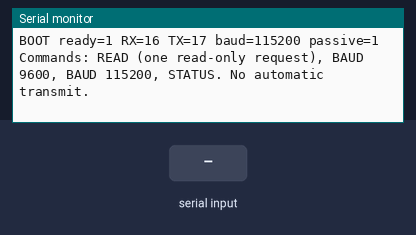
Simulated run of this program. Board: ESP32. Shown: the last lines printed to the serial monitor. Inputs (shaded band) come from the test bench.

Above: at 1.2 s.
1.3 s: "READ\n" received over Serial
At 2.5 s:
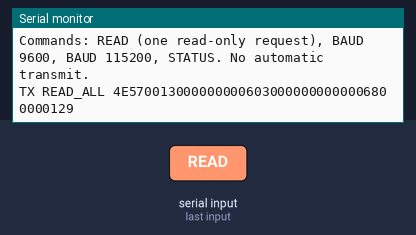
2.8 s: "READ\n" received over the second serial link
At 3.7 s:
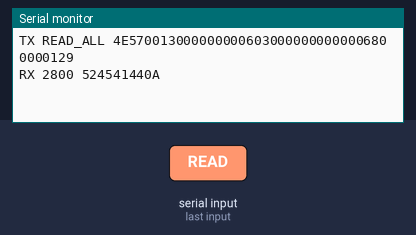
5.8 s: "PINS 17 16\n" received over Serial
At 7.0 s:
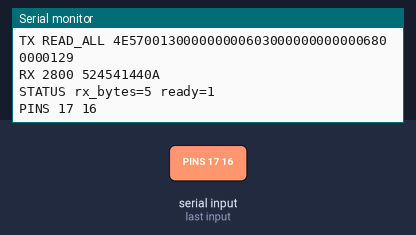
7.3 s: "PINS 17 16\n" received over the second serial link
At 8.4 s:
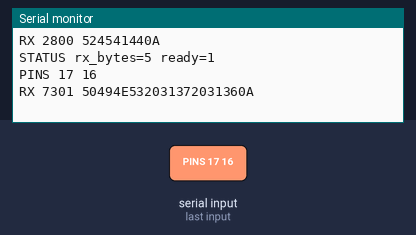
8.8 s: "BAUD \n" received over Serial
At 9.5 s:
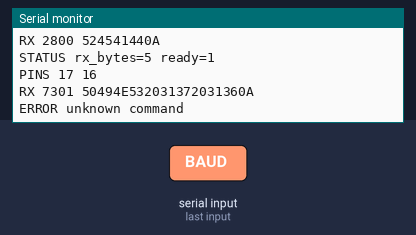
10.3 s: "90,45\n" received over the second serial link
At 10.7 s:
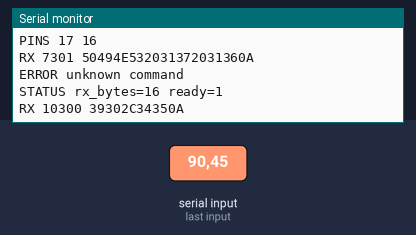

The program:

main.cpp
```cpp
#include <Arduino.h>
#include "driver/uart.h"
#include "driver/gpio.h"
// Standalone diagnostic only: no ROS, BLE, motor commands, BMS writes or periodic polls.
static constexpr uart_port_t PORT = UART_NUM_2;
static uint32_t bytesReceived = 0, lastReport = 0;
static String command;
static bool uartReady = false;
static int txPin = 17, rxPin = 16;
void readOnce() {
    // JK legacy 4E57 READ_ALL (0x06), computer source (0x03).
    const uint8_t request[] = {0x4e, 0x57, 0, 0x13, 0, 0, 0, 0, 6, 3, 0, 0, 0, 0, 0, 0, 0x68, 0, 0, 1, 0x29};
    if (!uartReady)
        return;
    uart_set_pin(PORT, txPin, rxPin, UART_PIN_NO_CHANGE, UART_PIN_NO_CHANGE);
    uart_write_bytes(PORT, reinterpret_cast<const char *>(request), sizeof(request));
    esp_err_t sent = uart_wait_tx_done(PORT, pdMS_TO_TICKS(1000));
    gpio_reset_pin(static_cast<gpio_num_t>(txPin));
    pinMode(txPin, INPUT); // disconnect transmitter again
    if (sent != ESP_OK) {
        Serial.println("ERROR TX_TIMEOUT");
        return;
    }
    Serial.println("TX READ_ALL 4E5700130000000006030000000000006800000129");
}
void setup() {
    Serial.begin(115200);
    pinMode(txPin, INPUT);
    uart_config_t cfg = {};
    cfg.baud_rate = 115200;
    cfg.data_bits = UART_DATA_8_BITS;
    cfg.parity = UART_PARITY_DISABLE;
    cfg.stop_bits = UART_STOP_BITS_1;
    cfg.flow_ctrl = UART_HW_FLOWCTRL_DISABLE;
    cfg.source_clk = UART_SCLK_APB;
    esp_err_t a = uart_param_config(PORT, &cfg);
    esp_err_t b = uart_set_pin(PORT, UART_PIN_NO_CHANGE, rxPin, UART_PIN_NO_CHANGE, UART_PIN_NO_CHANGE);
    esp_err_t c = uart_driver_install(PORT, 4096, 0, 0, nullptr, 0);
    uartReady = (a == ESP_OK && b == ESP_OK && c == ESP_OK);
    Serial.printf("BOOT ready=%d RX=%d TX=%d baud=115200 passive=1\n", uartReady, rxPin, txPin);
    Serial.println("Commands: READ (one read-only request), BAUD 9600, BAUD 115200, STATUS. No automatic transmit.");
}
void loop() {
    if (uartReady) {
        uint8_t buf[128];
        int n = uart_read_bytes(PORT, buf, sizeof(buf), 0);
        if (n > 0) {
            bytesReceived += n;
            Serial.printf("RX %lu ", static_cast<unsigned long>(millis()));
            for (int i = 0; i < n; i++)
                Serial.printf("%02X", buf[i]);
            Serial.println();
        }
    }
    while (Serial.available()) {
        char c = Serial.read();
        if (c == '\n') {
            command.trim();
            if (command == "READ")
                readOnce();
            else if (command == "PINS 17 16" || command == "PINS 16 17") {
                gpio_reset_pin(GPIO_NUM_16);
                gpio_reset_pin(GPIO_NUM_17);
                pinMode(16, INPUT);
                pinMode(17, INPUT);
                txPin = command == "PINS 17 16" ? 17 : 16;
                rxPin = txPin == 17 ? 16 : 17;
                esp_err_t status =
                    uart_set_pin(PORT, UART_PIN_NO_CHANGE, rxPin, UART_PIN_NO_CHANGE, UART_PIN_NO_CHANGE);
                uart_flush_input(PORT);
                if (status == ESP_OK)
                    Serial.println(command);
                else
                    Serial.println("ERROR pins rejected");
            } else if (command.startsWith("BAUD ")) {
                const uint32_t rates[] = {1200, 2400, 4800, 9600, 19200, 38400, 57600, 115200, 230400, 460800};
                uint32_t baud = command.substring(5).toInt();
                bool allowed = false;
                for (auto rate : rates)
                    if (command == String("BAUD ") + String(rate))
                        allowed = true;
                if (allowed && uartReady && uart_set_baudrate(PORT, baud) == ESP_OK)
                    Serial.println(command);
                else
                    Serial.println("ERROR baud rejected");
            } else if (command == "STATUS")
                Serial.printf("STATUS rx_bytes=%lu ready=%d\n", static_cast<unsigned long>(bytesReceived), uartReady);
            else if (command.length())
                Serial.println("ERROR unknown command");
            command = "";
        } else if (command.length() < 40)
            command += c;
        else
            command = "";
    }
    if (millis() - lastReport >= 5000) {
        lastReport = millis();
        Serial.printf("STATUS rx_bytes=%lu ready=%d\n", static_cast<unsigned long>(bytesReceived), uartReady);
    }
    delay(1);
}
```

Measured:
- after the input at 1.3 s, the serial monitor: prints a new line at once (image 1)
- after the input at 2.8 s, the serial monitor: prints a new line at once (image 2)
- after the input at 5.8 s, the serial monitor: prints a new line at once (image 3)
- after the input at 7.3 s, the serial monitor: prints a new line at once (image 4)
- after the input at 8.8 s, the serial monitor: prints a new line at once (image 5)
- after the input at 10.3 s, the serial monitor: prints a new line at once (image 6)
